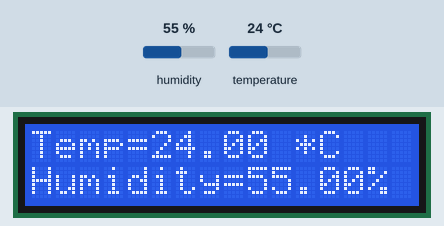
A sketch run on a simulated Arduino Uno, built with avr-gcc and run on an emulated ATmega328P. Parts: 16×2 character LCD. Inputs (shaded band) come from the test bench; at power-on: humidity 55 %, temperature 24 °C.

Above: at 1.2 s.
1.3 s: humidity set to 22 %
At 3.1 s:
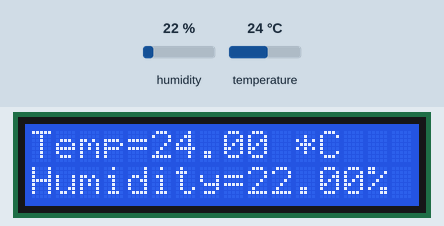
4.0 s: temperature set to 12 °C
At 4.9 s:
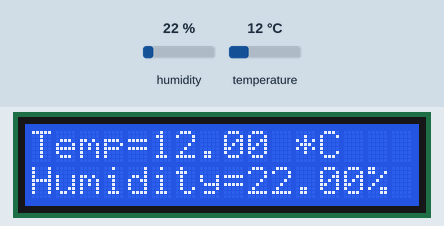
6.7 s: humidity set to 40 %
At 8.7 s:
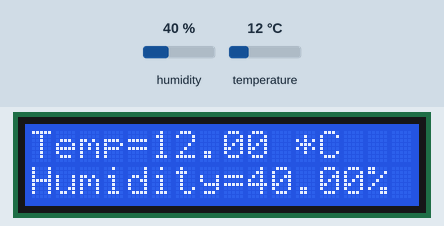
9.7 s: temperature set to 19 °C
At 10.6 s:
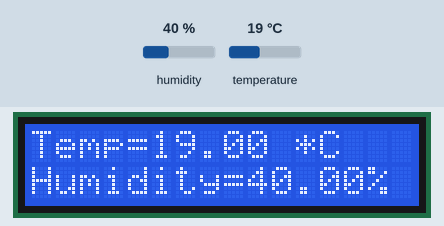
Timing chart, 0 to 12.7 s (numbered marks = the images above; inputs shaded):
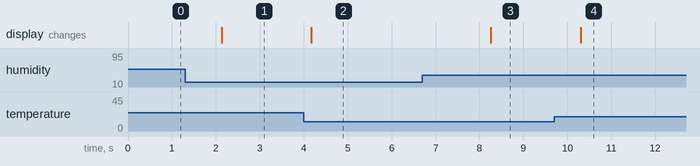

The sketch:

DHT11_Test1.ino
```cpp
#include "DHT.h"
#include <LiquidCrystal.h>
#define DHTPIN 8
#define DHTTYPE DHT11
DHT dht(DHTPIN, DHTTYPE);
LiquidCrystal lcd(12, 11, 5, 4, 3, 2);
void setup() {
Serial.begin(9600);
lcd.begin(16, 2);
dht.begin();
}
void loop() {
float h = dht.readHumidity();
float t = dht.readTemperature();
if (isnan(t) || isnan(h)) {
  Serial.println("Failed to read from DHT");
  }
else {
  lcd.setCursor(0,0);
  lcd.print("Temp=");
  lcd.print(t);
  lcd.print(" *C");
  lcd.setCursor(0,1);
  lcd.print("Humidity=");
  lcd.print(h);
  lcd.print("% ");
  delay(500);
 }
}
```

Measured:
- after the input at 1.3 s, the display: changes after 0.83 s (image 1)
- after the input at 4.0 s, the display: changes after 0.18 s (image 2)
- after the input at 6.7 s, the display: changes after 1.6 s (image 3)
- after the input at 9.7 s, the display: changes after 0.60 s (image 4)
